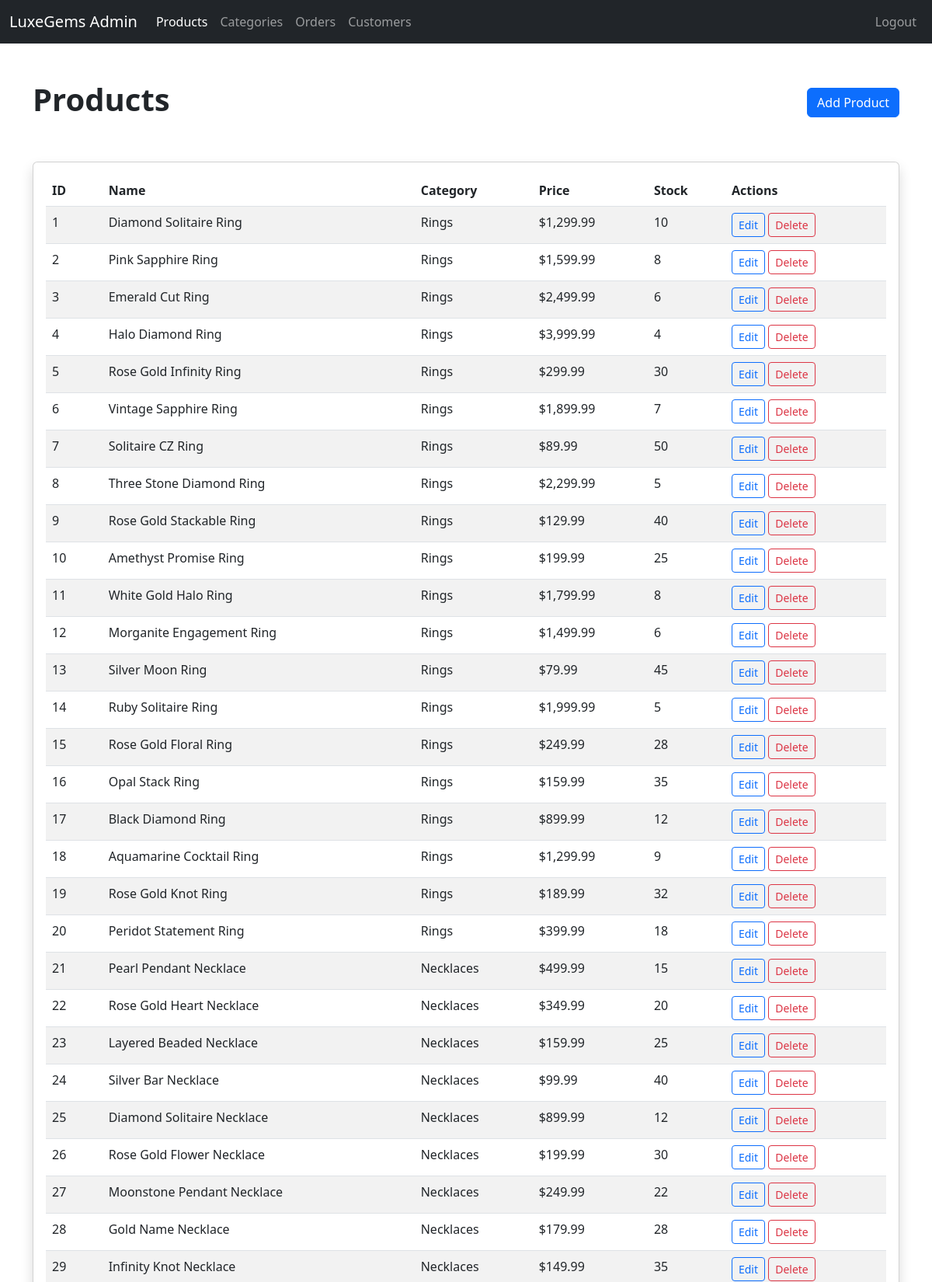
Screenshot of /admin/products.php (signed in, upper part) with the database file from the repository.
### tables this page shows
CREATE TABLE IF NOT EXISTS products (
    id INT AUTO_INCREMENT PRIMARY KEY,
    category_id INT,
    name VARCHAR(255) NOT NULL,
    slug VARCHAR(255) NOT NULL UNIQUE,
    description TEXT,
    price DECIMAL(10,2) NOT NULL,
    sale_price DECIMAL(10,2),
    stock INT DEFAULT 0,
    is_featured BOOLEAN DEFAULT FALSE,
    is_bestseller BOOLEAN DEFAULT FALSE,
    created_at TIMESTAMP DEFAULT CURRENT_TIMESTAMP,
    FOREIGN KEY (category_id) REFERENCES categories(id) ON DELETE SET NULL
);

CREATE TABLE IF NOT EXISTS categories (
    id INT AUTO_INCREMENT PRIMARY KEY,
    name VARCHAR(100) NOT NULL,
    slug VARCHAR(100) NOT NULL UNIQUE,
    description TEXT,
    created_at TIMESTAMP DEFAULT CURRENT_TIMESTAMP
);

### includes/functions.php (called while the page is built, shortened)
<?php
function formatPrice($price) {
    return '$' . number_format($price, 2);
}
?>

### admin/products.php (the view, shortened to what this page needs)
<?php
require_once '../includes/auth.php';
$stmt = $pdo->query("SELECT p.*, c.name as category_name FROM products p LEFT JOIN categories c ON p.category_id = c.id");
$products = $stmt->fetchAll();
?>
<!DOCTYPE html>
<html lang="en">
<head>
    <link href="https://cdn.jsdelivr.net/npm/bootstrap@5.3.0/dist/css/bootstrap.min.css" rel="stylesheet">
</head>
<body>
    <nav class="navbar navbar-expand-lg navbar-dark bg-dark">
        <div class="container-fluid">
            <a class="navbar-brand" href="dashboard.php">LuxeGems Admin</a>
            <div class="collapse navbar-collapse">
                <ul class="navbar-nav me-auto">
                    <li class="nav-item"><a class="nav-link active" href="products.php">Products</a></li>
                    <li class="nav-item"><a class="nav-link" href="categories.php">Categories</a></li>
                    <li class="nav-item"><a class="nav-link" href="orders.php">Orders</a></li>
                    <li class="nav-item"><a class="nav-link" href="customers.php">Customers</a></li>
                </ul>
                <ul class="navbar-nav">
                    <li class="nav-item"><a class="nav-link" href="logout.php">Logout</a></li>
                </ul>
            </div>
        </div>
    </nav>
    <div class="container py-5">
        <div class="d-flex justify-content-between align-items-center mb-5">
            <h1 class="fw-bold">Products</h1>
            <a href="add-product.php" class="btn btn-primary">Add Product</a>
        </div>
        <div class="card shadow">
            <div class="card-body">
                <table class="table table-striped">
                    <thead>
                        <tr>
                            <th>ID</th>
                            <th>Name</th>
                            <th>Category</th>
                            <th>Price</th>
                            <th>Stock</th>
                            <th>Actions</th>
                        </tr>
                    </thead>
                    <tbody>
                        <?php foreach ($products as $product): ?>
                        <tr>
                            <td><?php echo $product['id']; ?></td>
                            <td><?php echo htmlspecialchars($product['name']); ?></td>
                            <td><?php echo htmlspecialchars($product['category_name']); ?></td>
                            <td><?php echo formatPrice($product['price']); ?></td>
                            <td><?php echo $product['stock']; ?></td>
                            <td>
                                <a href="edit-product.php?id=<?php echo $product['id']; ?>" class="btn btn-sm btn-outline-primary">Edit</a>
                                <a href="delete-product.php?id=<?php echo $product['id']; ?>" class="btn btn-sm btn-outline-danger" onclick="return confirm('Are you sure?')">Delete</a>
                            </td>
                        </tr>
                        <?php endforeach; ?>
                    </tbody>
                </table>
            </div>
        </div>
    </div>
</body>
</html>

### rows the page displays
products: id "1", name "Diamond Solitaire Ring", category.name "Rings", price "$1,299.99", stock "10"
products: id "2", name "Pink Sapphire Ring", category.name "Rings", price "$1,599.99", stock "8"
products: id "3", name "Emerald Cut Ring", category.name "Rings", price "$2,499.99", stock "6"
products: id "4", name "Halo Diamond Ring", category.name "Rings", price "$3,999.99", stock "4"
products: id "5", name "Rose Gold Infinity Ring", category.name "Rings", price "$299.99", stock "30"
products: id "6", name "Vintage Sapphire Ring", category.name "Rings", price "$1,899.99", stock "7"
products: id "7", name "Solitaire CZ Ring", category.name "Rings", price "$89.99", stock "50"
products: id "8", name "Three Stone Diamond Ring", category.name "Rings", price "$2,299.99", stock "5"
products: id "9", name "Rose Gold Stackable Ring", category.name "Rings", price "$129.99", stock "40"
products: id "10", name "Amethyst Promise Ring", category.name "Rings", price "$199.99", stock "25"
products: id "11", name "White Gold Halo Ring", category.name "Rings", price "$1,799.99", stock "8"
products: id "12", name "Morganite Engagement Ring", category.name "Rings", price "$1,499.99", stock "6"
products: id "13", name "Silver Moon Ring", category.name "Rings", price "$79.99", stock "45"
products: id "14", name "Ruby Solitaire Ring", category.name "Rings", price "$1,999.99", stock "5"
products: id "15", name "Rose Gold Floral Ring", category.name "Rings", price "$249.99", stock "28"
products: id "16", name "Opal Stack Ring", category.name "Rings", price "$159.99", stock "35"
products: id "17", name "Black Diamond Ring", category.name "Rings", price "$899.99", stock "12"
products: id "18", name "Aquamarine Cocktail Ring", category.name "Rings", price "$1,299.99", stock "9"
products: id "19", name "Rose Gold Knot Ring", category.name "Rings", price "$189.99", stock "32"
products: id "20", name "Peridot Statement Ring", category.name "Rings", price "$399.99", stock "18"
products: id "21", name "Pearl Pendant Necklace", category.name "Necklaces", price "$499.99", stock "15"
products: id "22", name "Rose Gold Heart Necklace", category.name "Necklaces", price "$349.99", stock "20"
products: id "23", name "Layered Beaded Necklace", category.name "Necklaces", price "$159.99", stock "25"
products: id "24", name "Silver Bar Necklace", category.name "Necklaces", price "$99.99", stock "40"
products: id "25", name "Diamond Solitaire Necklace", category.name "Necklaces", price "$899.99", stock "12"
products: id "26", name "Rose Gold Flower Necklace", category.name "Necklaces", price "$199.99", stock "30"
products: id "27", name "Moonstone Pendant Necklace", category.name "Necklaces", price "$249.99", stock "22"
products: id "28", name "Gold Name Necklace", category.name "Necklaces", price "$179.99", stock "28"
products: id "29", name "Infinity Knot Necklace", category.name "Necklaces", price "$149.99", stock "35"
